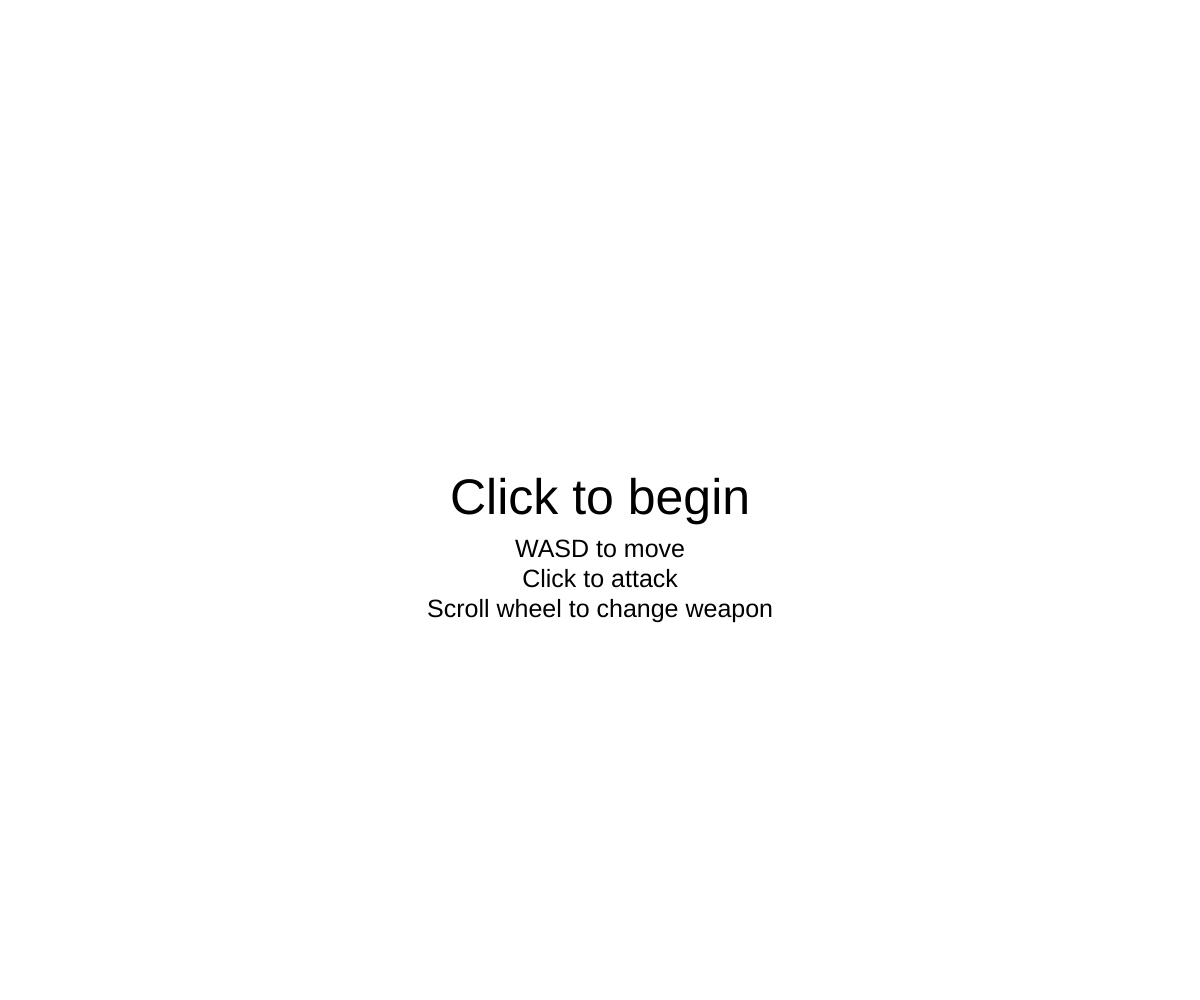
Frame 1 (no input)
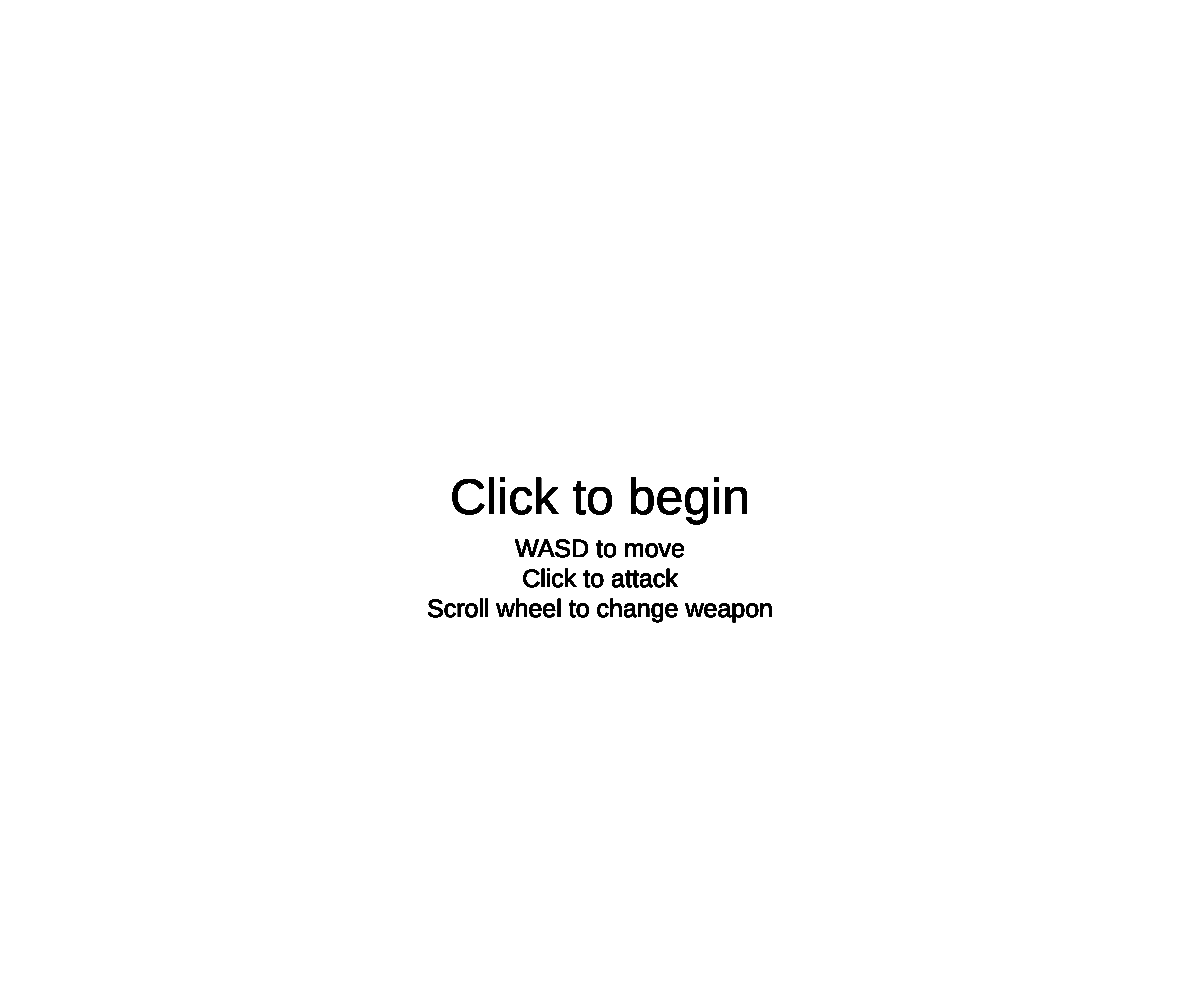
Frame 60 (no input)
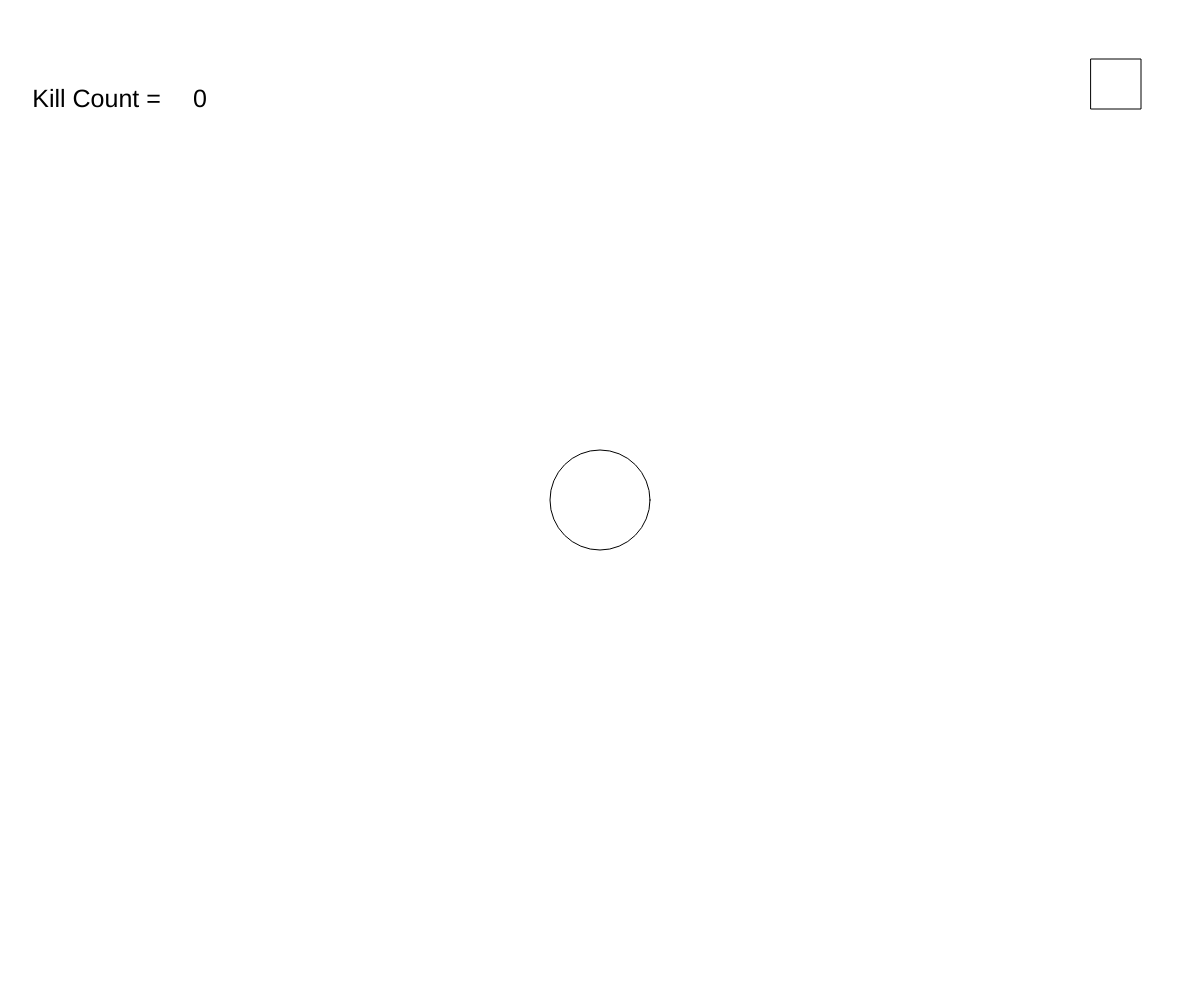
Frame 120 (the mouse pressed at the canvas centre since frame 60)

The p5.js sketch that drew these frames (run headless with seeded random() and noise() and a simulated clock; from frame 60 on, the mouse is pressed at the canvas centre):

// p5.js sketch
// ── sketch.js
// Project Title
// Your Name
// Date
//
// Extra for Experts:
// - describe what you did to take this project "above and beyond"


function setup() {
  createCanvas(windowWidth, windowHeight);
}
let state = "title"
let charX = 50;
let charY = 50;
let charD = 100;
let enemyState = "";
let enemyX;
let enemyY;
let enemyS = 50;
let enemyLR;
let enemyUD;
let killCount = -1;
let attackSize = 50;
let speed = 5;
let enemySpeed = 0.5;
let weaponState = 0;
let direction = "";
let attacking = false;
let lastAttack = 0;
let attackSpeed = 1;
const ATTACK_DUR = 1000;
const WEAPON_1_WAIT = 1000;
const WEAPON_2_WAIT = 2000;
const WEAPON_3_WAIT = 3000;




function moveChar() {
  if (keyIsDown(87)&&charY-charD/2>0) { //w
    charY -= speed;   
  }
  if (keyIsDown(83)&&charY+charD/2<height) { //s
    charY += speed;   
  }
  if (keyIsDown(65)&&charX>0) { //a
    charX -= speed;   
  }
  if (keyIsDown(68)&&charX+charD<width) { //d
    charX += speed;   
  }
}

function spawnEnemy(){
  enemyState = "alive";
  enemyLR = round(random(1,2));
  if (enemyLR === 1){
    enemyX = 0;
  }
  else {
    enemyX = width-enemyS;
  }
  enemyUD = round(random(1,2));
  if (enemyUD === 1){
    enemyY = 0;
  } 
  else{
    enemyY = height-enemyS;
  }
  killCount++;
  enemySpeed += 0.5;
}

function enemyMovement(){
  if ((enemyX+enemyS/2)-(charX) > 0){
    enemyX-=enemySpeed;
  }
  else if ((enemyX+enemyS/2)-(charX)<0){
    enemyX +=enemySpeed;
  }
  if ((enemyY+enemyS/2)-charY > 0){
    enemyY-=enemySpeed;
  }
  else if ((enemyY+enemyS/2)-charY < 0){
    enemyY+=enemySpeed;
  }
}

function hitDetec() {
  if (dist(charX,charY,enemyX+enemyS/2,enemyY+enemyS/2)<charD/2+enemyS/2){
    state = "title";
  }
}

function changeWeapon(){
  if (weaponState !== 2 && direction === "up"){
    weaponState++;
    direction = "";
  }
  else if(weaponState !== 0 && direction === "down"){
    weaponState--;
    direction = "";
  }
  else if(direction === "up"){
    weaponState = 0;
    direction = "";
  }
  else if(direction === "down"){
    weaponState = 2;
    direction = "";
  }
  if (keyIsDown(49)){
    weaponState = 0;
  }
  else if (keyIsDown(50)){
    weaponState = 1;
  }
  else if (keyIsDown(51)){
    weaponState = 2;
  }
  if (weaponState === 0){
    attackSize = 50;
  }
  else if (weaponState === 1){
    attackSize = 100;
  }
  else if (weaponState === 2){
    attackSize = 150;
  }
}

function attack(){
  if (weaponState === 0 && mouseIsPressed && millis() > lastAttack + WEAPON_1_WAIT){
    attackSpeed = 10;
    attacking = true;
    lastAttack = millis();
  }
  else if (weaponState === 1 &&mouseIsPressed && millis() > lastAttack + WEAPON_2_WAIT){
    attackSpeed = 8;
    attacking = true;
    lastAttack = millis();
  }
  else if (weaponState === 2 && mouseIsPressed && millis() > lastAttack + WEAPON_3_WAIT){
    attackSpeed = 5;
    attacking = true;
    lastAttack = millis();
  }
  else if (millis() > lastAttack + ATTACK_DUR/attackSpeed){
    attacking = false;
  }
  mouseAttack();
}

function mouseAttack(){
  if (attacking){
    fill(0);
    circle(mouseX,mouseY,attackSize)
    if ((enemyX+enemyS/2<mouseX+attackSize/2&&enemyX+enemyS/2>mouseX-attackSize/2)&&(enemyY+enemyS/2<mouseY+attackSize/2&&enemyY+enemyS/2>mouseY-attackSize/2)){
      enemyState = "dead"
    }
  }
  else{
    fill(255)
    circle(mouseX,mouseY,attackSize)
  }
}

function mouseWheel(event){
  if (event.delta<0){
    direction = "up";
  }
  else if(event.delta>0){
    direction = "down";
  }

}

function enemyDisp(){
  fill(255);
  if (state === "game"&&enemyState!="dead"&&enemyState!="alive"){
    enemyState = "dead";
  }
  if (enemyState === "dead"){
    spawnEnemy();
  }
  else{
    enemyMovement();
    square(enemyX,enemyY,enemyS); 
  }
}

function charDisp(){
  moveChar();
  circle(charX,charY,charD);
}

function titleState(){
  fill(0);
  textAlign(CENTER,CENTER)
  textSize(50);
  text("Click to begin",width/2,height/2);
  textSize(25);
  text("WASD to move",width/2,height/2+50)
  text("Click to attack",width/2,height/2+80)
  text("Scroll wheel to change weapon",width/2,height/2+110);
}
function reset(){
  charX = width/2
  charY = height/2
  enemyState = "dead";
  killCount = -1;
}

function gameState(){
  state = "game";
  strokeWeight(1)
  background(255);
  attack();
  changeWeapon();
  textSize(25);
  fill(0);
  text("Kill Count = ",100,100)
  text(killCount,200,100)
  enemyDisp();
  charDisp();
  hitDetec();
}

function draw() {
  if (state === "title"&& !mouseIsPressed){
    titleState();
    reset();
  }
  else{
    gameState();
  }
}
